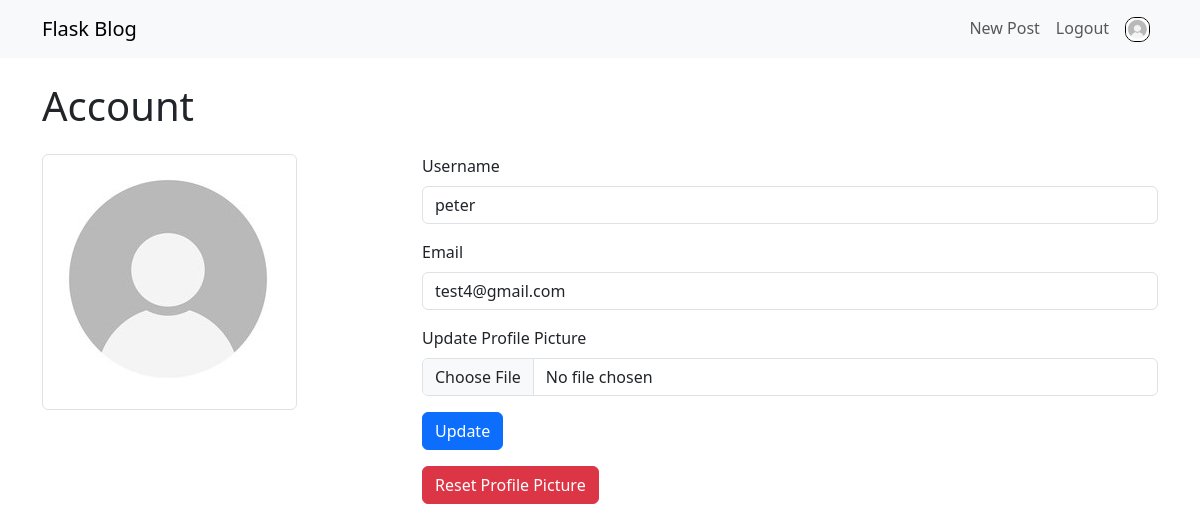
Screenshot of /account (signed in) with the database file from the repository.
### app/models.py (models this page shows, shortened)
class User(db.Model, UserMixin):
    id = db.Column(db.Integer, primary_key=True)
    username = db.Column(db.String(20), unique=True, nullable=False)
    email = db.Column(db.String(120), unique=True, nullable=False)
    image_file = db.Column(db.String(20), nullable=False, default='default.jpg')
    password = db.Column(db.String(60), nullable=False)
    posts = db.relationship('Post', back_populates='user')

### app/routes.py (the view)
@app.route("/account", methods=['GET', 'POST'])
@login_required
def account():
    form = UpdateAccountForm()
    if form.validate_on_submit():
        if form.picture.data:
            picture_file = save_profile_picture(form.picture.data)
            current_user.image_file = picture_file
        current_user.username = form.username.data
        current_user.email = form.email.data
        db.session.commit()
        flash('Your account has been updated!', 'success')
        return redirect(url_for('account'))
    elif request.method == 'GET':
        form.username.data = current_user.username
        form.email.data = current_user.email
    image_file = url_for('static', filename='profile_pics/' + current_user.image_file)
    return render_template('account.html', title='Account', image_file=image_file, form=form)

### app/forms.py (shortened to what this page needs)
class UpdateAccountForm(FlaskForm):
    username = StringField('Username', validators=[DataRequired(), Length(min=2, max=20)])
    email = StringField('Email', validators=[DataRequired(), Email()])
    picture = FileField('Update Profile Picture', validators=[FileAllowed(['jpg', 'png'])])
    submit = SubmitField('Update')

### app/models.py (called while the page is built)
@login_manager.user_loader
def load_user(user_id):
    return User.query.get(int(user_id))

### app/templates/account.html (shortened to what this page needs)
{% extends "base.html" %}
{% block content %}
<h1 class="mb-4">Account</h1>
<div class="row">
    <div class="col-md-4">
        <img src="{{ image_file }}" alt="Profile Picture" class="img-thumbnail">
    </div>
    <div class="col-md-8">
        <form method="POST" enctype="multipart/form-data">
            <div class="mb-3">
                {{ form.username.label(class="form-label") }}
                {{ form.username(class="form-control") }}
            </div>
            <div class="mb-3">
                {{ form.email.label(class="form-label") }}
                {{ form.email(class="form-control") }}
            </div>
            <div class="mb-3">
                {{ form.picture.label(class="form-label") }}
                {{ form.picture(class="form-control") }}
            </div>
            <button type="submit" class="btn btn-primary">Update</button>
        </form>
        <form method="POST" action="{{ url_for('reset_picture') }}" class="mt-3">
            <button type="submit" class="btn btn-danger">Reset Profile Picture</button>
        </form>
    </div>
</div>
{% endblock %}

### app/templates/base.html (shortened to what this page needs)
<!DOCTYPE html>
<html lang="en">
<head>
    <link href="https://cdn.jsdelivr.net/npm/bootstrap@5.3.0-alpha3/dist/css/bootstrap.min.css" rel="stylesheet">
</head>
<body>
    <nav class="navbar navbar-expand-lg navbar-light bg-light">
        <div class="container">
            <a class="navbar-brand" href="{{ url_for('home') }}">Flask Blog</a>
            <div class="collapse navbar-collapse" id="navbarNav">
                <ul class="navbar-nav ms-auto">
                    {% if current_user.is_authenticated %}
                        <li class="nav-item">
                            <a class="nav-link" href="{{ url_for('new_post') }}">New Post</a>
                        </li>
                        <li class="nav-item">
                            <a class="nav-link" href="{{ url_for('logout') }}">Logout</a>
                        </li>
                        <li class="nav-item">
                            <a class="nav-link" href="{{ url_for('account')}}"><img src="{{ url_for('static', filename='profile_pics/' + current_user.image_file ) }}" style="height: 25px; border: black 1px solid; border-radius: 10px;" alt="Profile Picture"></a>
                        </li>
                    {% endif %}
                </ul>
            </div>
        </div>
    </nav>
    <div class="container mt-4">
        {% block content %}{% endblock %}
    </div>
</body>
</html>

### rows the page displays
User: image_file (placeholder picture), username "peter", email "test4@gmail.com"
